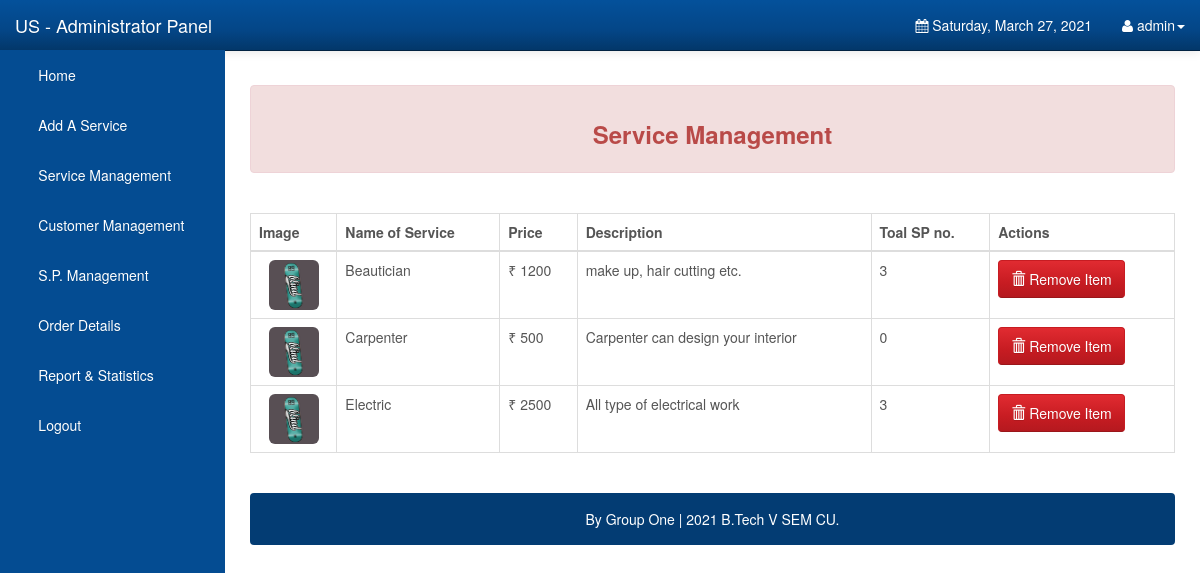
The page /Admin/items.php (signed in) on the database as committed earlier.
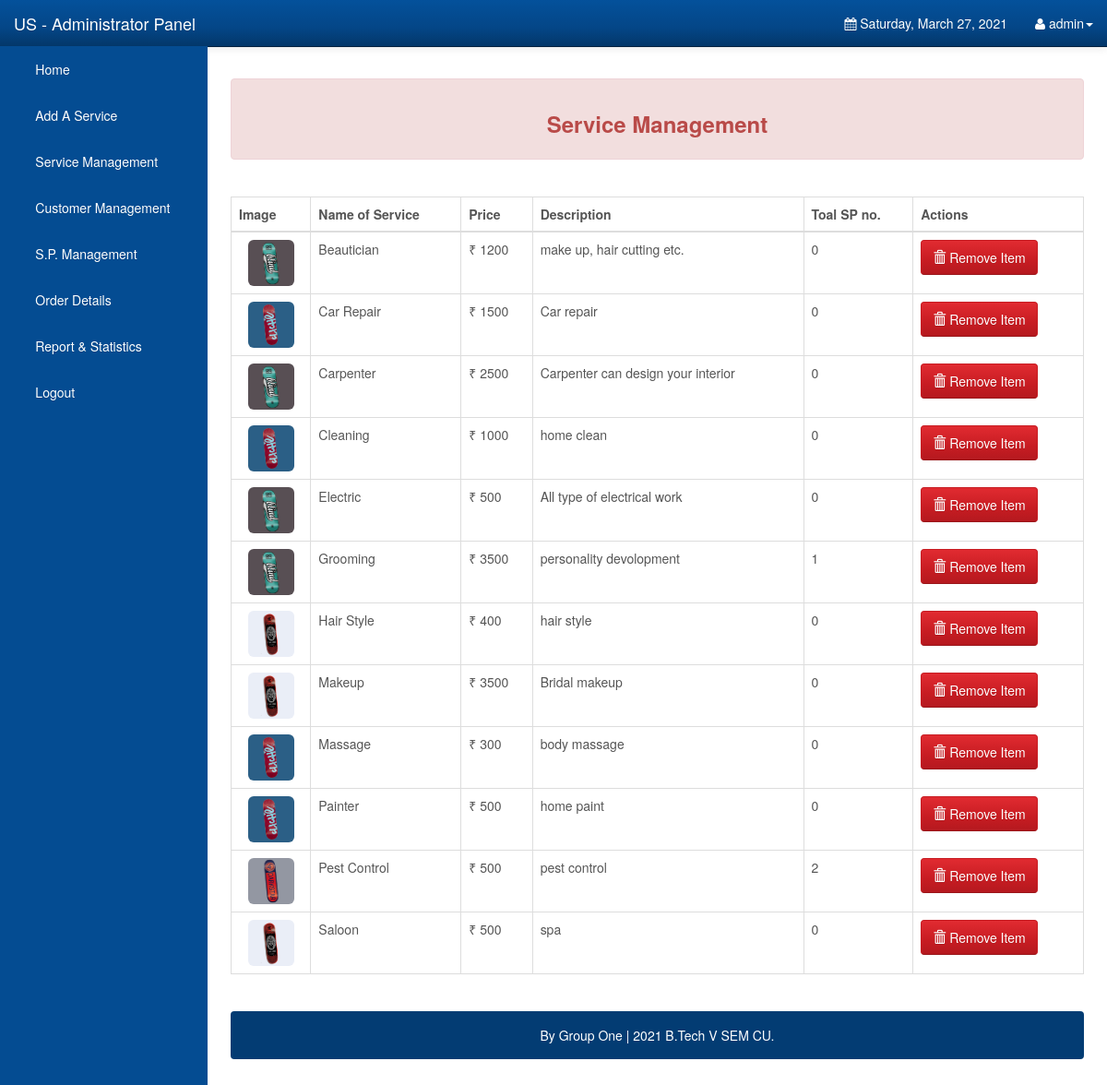
The same page on the database as committed later.
### tables this page shows
CREATE TABLE `service` (
  `s_name` varchar(50) NOT NULL,
  `s_price` int(10) DEFAULT NULL,
  `s_desc` text NOT NULL,
  `s_img` varchar(255) NOT NULL,
  `No_sp` int(11) NOT NULL DEFAULT '0'
);

### Admin/items.php (the view, shortened to what this page needs)
?><?php
include "nav.php";
?>
        <div id="page-wrapper">
			 <div class="alert alert-danger">
                          <center> <h3><strong>Service Management</strong> </h3></center>
						  </div>
						  <br />
						  <div class="table-responsive">
            <table class="display table table-bordered" id="example" cellspacing="0" width="100%">
              <thead>
                <tr>
                  <th>Image</th>
                  <th>Name of Service</th>
				  <th>Price</th>
				  <th>Description</th>
				  <th>Toal SP no.</th>
                  <th>Actions</th>
                </tr>
              </thead>
              <tbody>
			  <?php
include("config.php");
	$stmt = $DB_con->prepare('SELECT * FROM service');
	$stmt->execute();
	if($stmt->rowCount() > 0)
	{
		while($row=$stmt->fetch(PDO::FETCH_ASSOC))
		{
			extract($row);
			?>
                <tr>
                  <td>
				<center> <img src="service_images/<?php echo $s_img; ?>" class="img img-rounded"  width="50" height="50" /></center>
				 </td>
                 <td><?php echo $s_name; ?></td>
				 <td>&#8377; <?php echo $s_price; ?></td>
				 <td><?php echo $s_desc; ?></td>
				 <td><?php echo $No_sp; ?></td>
				 <td>
                  <a class="btn btn-danger" href="?s_name=<?php echo $row['s_name']; ?>" title="click for delete" onclick="return confirm('Are you sure to remove this item?')"><span class='glyphicon glyphicon-trash'></span> Remove Item</a>
                  </td>
                </tr>
              <?php
		}
		echo "</tbody>";
		echo "</table>";
		echo "</div>";
		echo "<br />";
		echo '<div class="alert alert-default" style="background-color:#033c73;">
                       <p style="color:white;text-align:center;">
                       By Group One |  2021 B.Tech V SEM CU.
						</p>
                    </div>
	</div>';
		echo "</div>";
	}
?>
	<br />
	<br />
</body>
</html>

### Admin/nav.php (shortened to what this page needs)
<!DOCTYPE html>
<html lang="en">
<head>
    <link rel="stylesheet" type="text/css" href="bootstrap/css/bootstrap.min.css" />
    <link rel="stylesheet" type="text/css" href="font-awesome/css/font-awesome.min.css" />
    <link rel="stylesheet" type="text/css" href="css/local.css" />
</head>
<body>
    <div id="wrapper">
        <nav class="navbar navbar-inverse navbar-fixed-top" role="navigation">
            <div class="navbar-header">
                <a class="navbar-brand" href="index.php">US - Administrator Panel</a>
            </div>
            <div class="collapse navbar-collapse navbar-ex1-collapse">
                <ul class="nav navbar-nav side-nav">
                    <li><a href="index.php"> &nbsp; &nbsp; &nbsp; Home</a></li>
					<li><a data-toggle="modal" data-target="#uploadModal"> &nbsp; &nbsp; &nbsp; Add A Service</a></li>
					<li><a href="items.php"> &nbsp; &nbsp; &nbsp; Service Management</a></li>
					<li ><a href="customers.php"> &nbsp; &nbsp; &nbsp; Customer Management</a></li>
					<li><a href="sp.php"> &nbsp; &nbsp; &nbsp; S.P. Management</a></li>
					<li ><a href="orderdetails.php"> &nbsp; &nbsp; &nbsp; Order Details</a></li>
                    <li ><a href="chart.php"> &nbsp; &nbsp; &nbsp; Report & Statistics</a></li>
					<li><a href="logout.php"> &nbsp; &nbsp; &nbsp; Logout</a></li>
                </ul>
                <ul class="nav navbar-nav navbar-right navbar-user">
                    <li class="dropdown messages-dropdown">
                        <a href="#"><i class="fa fa-calendar"></i>  <?php
                            $Today=date('y:m:d');
                            $new=date('l, F d, Y',strtotime($Today));
                            echo $new; ?></a>
                    </li>
                     <li class="dropdown user-dropdown">
                        <a href="#" class="dropdown-toggle" data-toggle="dropdown"><i class="fa fa-user"></i> <?php   extract($_SESSION); echo $admin_username; ?><b class="caret"></b></a>
                    </li>
                </ul>
            </div>
        </nav>

### Admin/css/local.css (style rules this page uses)
#wrapper { padding-left: 0; }
#page-wrapper { width: 100%; padding: 5px 15px; }
body { font-family: "Helvetica Neue", Helvetica, Arial, sans-serif; font-size: 14px; line-height: 1.42857143; color: #555555; background-color: #ffffff; }
.btn { display: inline-block; margin-bottom: 0; font-weight: normal; text-align: center; vertical-align: middle; cursor: pointer; background-image: none; border: 1px solid transparent; white-space: nowrap; padding: 8px 12px; font-size: 14px; line-height: 1.42857143; border-radius: 4px; -webkit-user-select: none; -moz-user-select: none; -ms-user-select: none; user-select: none; }
.btn-danger { color: #ffffff; background-color: #c71c22; border-color: #c71c22; }
.navbar-inverse { background-color: #033c73; border-color: #022f5a; }
.navbar-inverse .navbar-brand { color: #ffffff; }
.navbar-inverse .navbar-nav > li > a { color: #ffffff; }
.navbar-inverse .navbar-collapse, .navbar-inverse .navbar-form { border-color: #022a50; }
.alert-danger { background-color: #f2dede; border-color: #eed3d7; color: #b94a48; }
.navbar { background-image: -webkit-linear-gradient(#54b4eb, #2fa4e7 60%, #1d9ce5); background-image: linear-gradient(#54b4eb, #2fa4e7 60%, #1d9ce5); background-repeat: no-repeat; filter: progid:DXImageTransform.Microsoft.gradient(startColorstr='#ff54b4eb', endColorstr='#ff1d9ce5', GradientType=0); border-bottom: 1px solid #178acc; filter: none; -webkit-box-shadow: 0 1px 10px rgba(0, 0, 0, 0.1); box-shadow: 0 1px 10px rgba(0, 0, 0, 0.1); }
.navbar .navbar-nav > li > a, .navbar-brand { text-shadow: 0 1px 0 rgba(0, 0, 0, 0.1); }
.navbar-inverse { background-image: -webkit-linear-gradient(#04519b, #044687 60%, #033769); background-image: linear-gradient(#04519b, #044687 60%, #033769); background-repeat: no-repeat; filter: progid:DXImageTransform.Microsoft.gradient(startColorstr='#ff04519b', endColorstr='#ff033769', GradientType=0); filter: none; border-bottom: 1px solid #022241; }
.btn { text-shadow: 0 1px 0 rgba(0, 0, 0, 0.1); }
.btn-danger { background-image: -webkit-linear-gradient(#e12b31, #c71c22 60%, #b5191f); background-image: linear-gradient(#e12b31, #c71c22 60%, #b5191f); background-repeat: no-repeat; filter: progid:DXImageTransform.Microsoft.gradient(startColorstr='#ffe12b31', endColorstr='#ffb5191f', GradientType=0); filter: none; border-bottom: 1px solid #9a161a; }
.clearfix:before, .clearfix:after, .container:before, .container:after, .container-fluid:before, .container-fluid:after, .row:before, .row:after, .form-horizontal .form-group:before, .form-horizontal .form-group:after, .btn-toolbar:before, .btn-toolbar:after, .btn-group-vertical > .btn-group:before, .btn-group-vertical > .btn-group:after, .nav:before, .nav:after, .navbar:before, .navbar:after, .navbar-header:before, .navbar-header:after, .navbar-collapse:before, .navbar-collapse:after, .pager:before, .pager:after, .panel-body:before, .panel-body:after, .modal-footer:before, .modal-footer:after { content: " "; display: table; }
.clearfix:after, .container:after, .container-fluid:after, .row:after, .form-horizontal .form-group:after, .btn-toolbar:after, .btn-group-vertical > .btn-group:after, .nav:after, .navbar:after, .navbar-header:after, .navbar-collapse:after, .pager:after, .panel-body:after, .modal-footer:after { clear: both; }
a { color: #2fa4e7; text-decoration: none; }
@media (min-width:768px) { #wrapper { padding-left: 225px; } }
@media (min-width:768px) { #page-wrapper { padding: 15px 25px; } }
@media (min-width:768px) { .side-nav { margin-left: -225px; left: 225px; width: 225px; position: fixed; top: 50px; height: 100%; border-radius: 0; border: none; background-color: #044C92; overflow-y: auto; } }
@media (min-width:768px) { .side-nav>li>a { width: 225px; } }
@media (min-width:768px) { .navbar-collapse { padding-left: 15px !important; padding-right: 15px !important; } }

Rows that differ between the two databases and show on the page:
changed service "Beautician": No_sp "3" → "0"
added service: s_img (picture), s_name "Car Repair", s_price "1500", s_desc "Car repair", No_sp "0"
changed service "Carpenter": s_price "500" → "2500"
added service: s_img (picture), s_name "Cleaning", s_price "1000", s_desc "home clean", No_sp "0"
changed service "Electric": s_price "2500" → "500"; No_sp "3" → "0"
added service: s_img (picture), s_name "Grooming", s_price "3500", s_desc "personality devolopment", No_sp "1"
added service: s_img (picture), s_name "Hair Style", s_price "400", s_desc "hair style", No_sp "0"
added service: s_img (picture), s_name "Makeup", s_price "3500", s_desc "Bridal makeup", No_sp "0"
added service: s_img (picture), s_name "Massage", s_price "300", s_desc "body massage", No_sp "0"
added service: s_img (picture), s_name "Painter", s_price "500", s_desc "home paint", No_sp "0"
added service: s_img (picture), s_name "Pest Control", s_price "500", s_desc "pest control", No_sp "2"
added service: s_img (picture), s_name "Saloon", s_price "500", s_desc "spa", No_sp "0"
